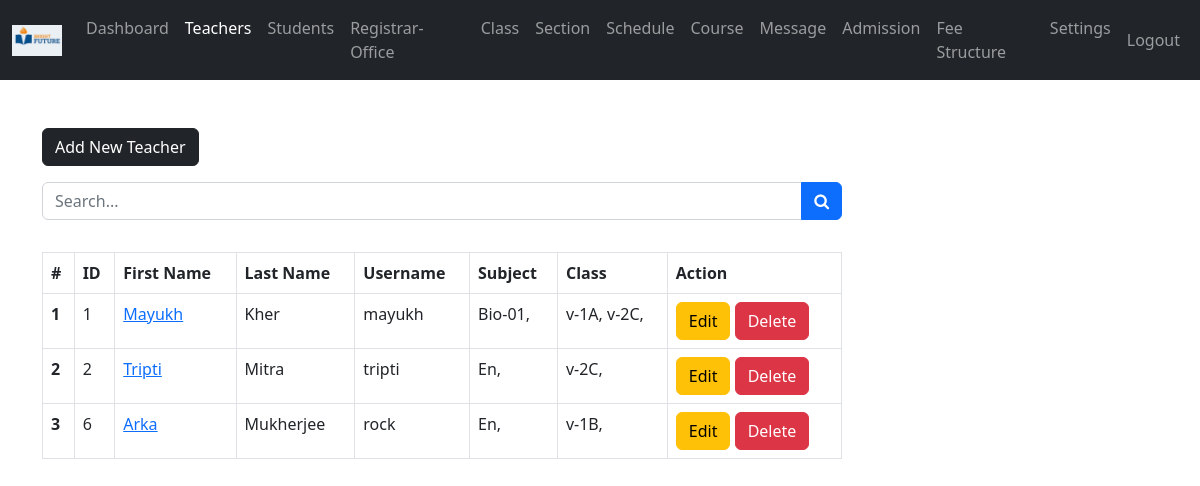
Page /admin/teacher.php (signed in) on the committed database.
### tables this page shows
CREATE TABLE `teachers` (
  `teacher_id` int(11) NOT NULL,
  `username` varchar(127) NOT NULL,
  `password` varchar(255) NOT NULL,
  `class` int(11) NOT NULL,
  `fname` varchar(127) NOT NULL,
  `lname` varchar(127) NOT NULL,
  `subject` varchar(31) NOT NULL,
  `address` varchar(31) NOT NULL,
  `employee_number` int(11) NOT NULL,
  `date_of_birth` date DEFAULT NULL,
  `phone_number` varchar(31) NOT NULL,
  `qualification` varchar(127) NOT NULL,
  `gender` varchar(8) NOT NULL,
  `email_address` varchar(255) NOT NULL,
  `date_of_joined` datetime NOT NULL DEFAULT current_timestamp()
);

### admin/data/teacher.php (called while the page is built, shortened)
<?php
function getAllTeachers($conn){
   $sql = "SELECT * FROM teachers";
   $stmt = $conn->prepare($sql);
   $stmt->execute();
   if ($stmt->rowCount() >= 1) {
     $teachers = $stmt->fetchAll();
     return $teachers;
   }else {
   	return 0;
   }
}

### admin/data/subject.php (called while the page is built, shortened)
<?php
function getSubjectById($subject_id, $conn){
   $sql = "SELECT * FROM subjects
           WHERE subject_id=?";
   $stmt = $conn->prepare($sql);
   $stmt->execute([$subject_id]);
   if ($stmt->rowCount() == 1) {
     $subject = $stmt->fetch();
     return $subject;
   }else {
   	return 0;
   }
}
 ?>

### admin/data/class.php (called while the page is built, shortened)
<?php
function getClassById($class_id, $conn){
   $sql = "SELECT * FROM class
           WHERE class_id=?";
   $stmt = $conn->prepare($sql);
   $stmt->execute([$class_id]);
   if ($stmt->rowCount() == 1) {
     $class = $stmt->fetch();
     return $class;
   }else {
    return 0;
   }
}

### admin/data/grade.php (called while the page is built, shortened)
<?php
function getGradeById($grade_id, $conn){
   $sql = "SELECT * FROM grades
           WHERE grade_id=?";
   $stmt = $conn->prepare($sql);
   $stmt->execute([$grade_id]);
   if ($stmt->rowCount() == 1) {
     $grade = $stmt->fetch();
     return $grade;
   }else {
    return 0;
   }
}

### admin/data/section.php (called while the page is built, shortened)
<?php
function getSectioById($section_id, $conn){
   $sql = "SELECT * FROM section
           WHERE section_id=?";
   $stmt = $conn->prepare($sql);
   $stmt->execute([$section_id]);
   if ($stmt->rowCount() == 1) {
     $section = $stmt->fetch();
     return $section;
   }else {
    return 0;
   }
}

### admin/teacher.php (the view, shortened to what this page needs)
<?php
if (isset($_SESSION['admin_id']) &&
    isset($_SESSION['role'])) {
    if ($_SESSION['role'] == 'Admin') {
       include "../DB_connection.php";
       include "data/teacher.php";
       include "data/subject.php";
       include "data/grade.php";
       include "data/class.php";
       include "data/section.php";
       $teachers = getAllTeachers($conn);
 ?>
<!DOCTYPE html>
<html lang="en">
<head>
	<link rel="stylesheet" href="https://cdn.jsdelivr.net/npm/bootstrap@5.2.0/dist/css/bootstrap.min.css">
	<link rel="stylesheet" href="../css/style.css">
  <link rel="stylesheet" href="https://cdnjs.cloudflare.com/ajax/libs/font-awesome/4.7.0/css/font-awesome.min.css">
</head>
<body>
    <?php
        include "inc/navbar.php";
        if ($teachers != 0) {
     ?>
     <div class="container mt-5">
        <a href="teacher-add.php"
           class="btn btn-dark">Add New Teacher</a>
           <form action="teacher-search.php"
                 class="mt-3 n-table"
                 method="get">
             <div class="input-group mb-3">
                <input type="text"
                       class="form-control"
                       name="searchKey"
                       placeholder="Search...">
                <button class="btn btn-primary">
                        <i class="fa fa-search"
                           aria-hidden="true"></i>
                      </button>
             </div>
           </form>
           <div class="table-responsive">
              <table class="table table-bordered mt-3 n-table">
                <thead>
                  <tr>
                    <th scope="col">#</th>
                    <th scope="col">ID</th>
                    <th scope="col">First Name</th>
                    <th scope="col">Last Name</th>
                    <th scope="col">Username</th>
                    <th scope="col">Subject</th>
                    <th scope="col">Class</th>
                    <th scope="col">Action</th>
                  </tr>
                </thead>
                <tbody>
                  <?php $i = 0; foreach ($teachers as $teacher ) {
                    $i++;  ?>
                  <tr>
                    <th scope="row"><?=$i?></th>
                    <td><?=$teacher['teacher_id']?></td>
                    <td><a href="teacher-view.php?teacher_id=<?=$teacher['teacher_id']?>">
                         <?=$teacher['fname']?></a></td>
                    <td><?=$teacher['lname']?></td>
                    <td><?=$teacher['username']?></td>
                    <td>
                       <?php
                           $s = '';
                           $subjects = str_split(trim($teacher['subject']));
                           foreach ($subjects as $subject) {
                              $s_temp = getSubjectById($subject, $conn);
                              if ($s_temp != 0)
                                $s .=$s_temp['subject_code'].', ';
                           }
                           echo $s;
                        ?>
                    </td>
                    <td>
                      <?php
                           $c = '';
                           $classes = str_split(trim($teacher['class']));
                           foreach ($classes as $class_id) {
                               $class = getClassById($class_id, $conn);
                              $c_temp = getGradeById($class['grade'], $conn);
                              $section = getSectioById($class['section'], $conn);
                              if ($c_temp != 0)
                                $c .=$c_temp['grade_code'].'-'.
                                     $c_temp['grade'].$section['section'].', ';
                           }
                           echo $c;
                        ?>
                    </td>
                    <td>
                        <a href="teacher-edit.php?teacher_id=<?=$teacher['teacher_id']?>"
                           class="btn btn-warning">Edit</a>
                        <a href="teacher-delete.php?teacher_id=<?=$teacher['teacher_id']?>"
                           class="btn btn-danger">Delete</a>
                    </td>
                  </tr>
                <?php } ?>
                </tbody>
              </table>
           </div>
         <?php } ?>
     </div>
</body>
</html>
<?php
  }else {
    header("Location: ../login.php");
    exit;
  }
}else {
	header("Location: ../login.php");
	exit;
}
?>

### css/style.css (style rules this page uses)
.n-table { max-width: 800px; }

### rows in the picture
teachers: teacher_id "1", fname "Mayukh", lname "Kher", username "mayukh", s "Bio-01,", c "v-1A, v-2C,"
teachers: teacher_id "2", fname "Tripti", lname "Mitra", username "tripti", s "En,", c "v-2C,"
teachers: teacher_id "6", fname "Arka", lname "Mukherjee", username "rock", s "En,", c "v-1B,"
